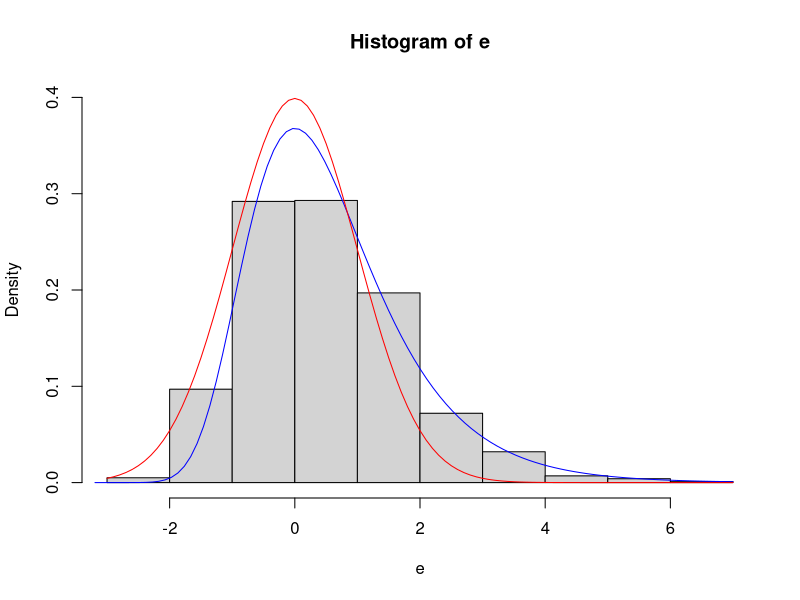

Generate this figure with R:
## ---- chunk 1
data1 <- matrix(rnorm(10000*5, mean = 5, sd = 3), nrow = 10000)
Ex1 <- mean(data1)
sd1 <- sd(data1)
cat("The mean is: ", Ex1, " The sd is: ", sd1)
## ---- chunk 2
count<-0
for(i in 1:length(data1)){
  if(data1[i]>2&data1[i]<5.1){
    count = count + 1
  }
}
p <- count/length(data1)
cat("Yes, we can find P(2<X<5.1), it is: ", p)
cat("Just to confirmed the result, we use formula: ", 
pnorm(5.1, mean = 5, sd = 3) - pnorm(2, mean = 5, sd = 3))
## ---- chunk 3
meanX2 <- 20*0.7
sdX2 <- sqrt(20*0.7*(1-0.7))
p2 <- 1 - pnorm(15, meanX2, sdX2)
cat("P(Y>15) = ", p2)
## ---- chunk 4
require(mvtnorm)
nsim3 <- 1000
XmeanData <- rep(NA, nsim3)
for(i in 1:nsim3){ 
  data3 <- rmvnorm(50, mean = c(9,10), sigma = matrix(c(3,2,2,5), nrow = 2))
  meanX <- apply(data3, 1, mean)
  meanY <- apply(data3, 2, mean)
  XmeanData[i] <- (meanX + 0.5 < meanY)
}
p3 <- mean(XmeanData)
S <- p3 + c(-1,1)*1.96*sqrt(var(XmeanData)/nsim3)
cat("We expect P(X+0.5<Y) is between ", S)
## ---- chunk 5
nsim4 <- 10000
X1 <- rchisq(nsim4, 10)
X2 <- rgamma(nsim4, 1, 2)
X3 <- rt(nsim4, 3)
Y <- sqrt(X1)*X2+4*(X3)^2
meanY <- mean(Y)
cat("The mean of Y is: ", meanY)
## ---- chunk 6
nsim5 <- 1000
an <- function(n) {sqrt(2*log(n)) - 0.5*(log(log(n))+log(4*pi))*(2*log(n))^(-1/2)}
bn <- function(n) {(2*log(n))^(-1/2)}
fx <- function(x) {(exp(-x)*exp(-exp(-x)))}
e <- rep(NA, nsim5)
for(i in 1:nsim5){
  e[i] <- (max(rnorm(nsim5))-an(nsim5))/bn(nsim5)
}
hist(e, freq = FALSE, ylim = c(0,0.4))
curve(fx, density(e)$x, add = TRUE, col = "blue", ylim = c(0,0.4))
curve(dnorm,add=TRUE,col = "red")
